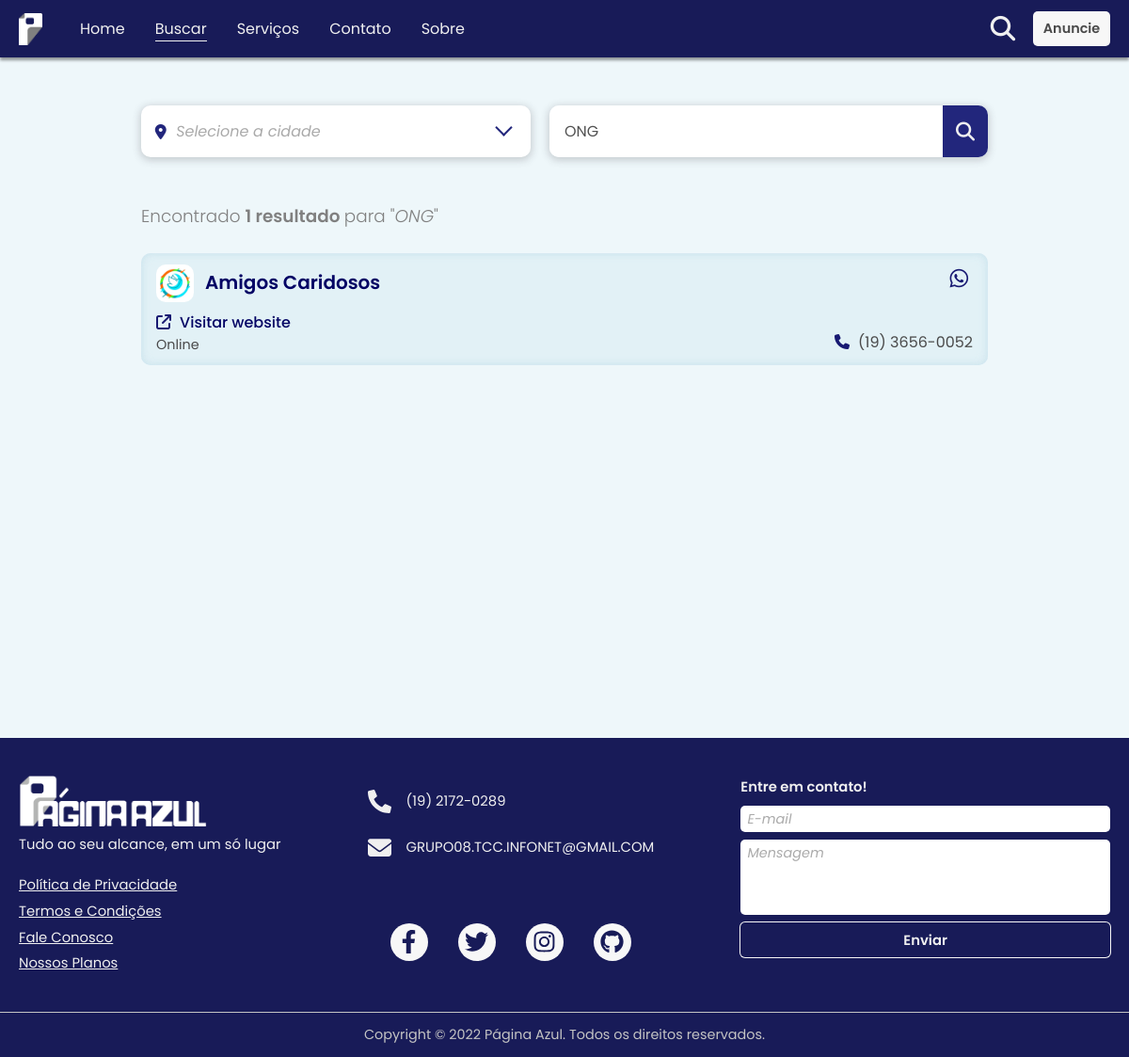
Page /busca?q=ONG on the committed database.
### tables this page shows
CREATE TABLE `anunciante` (
  `idAnunciante` int(11) NOT NULL,
  `nome` varchar(30) NOT NULL,
  `slug` varchar(50) NOT NULL,
  `CNPJ` char(18) DEFAULT NULL,
  `email` varchar(30) NOT NULL,
  `website` varchar(1000) DEFAULT NULL,
  `descricao` varchar(1000) DEFAULT NULL,
  `idPlano` int(11) NOT NULL,
  `idCategoria` int(11) NOT NULL,
  `facebook` varchar(60) DEFAULT NULL,
  `instagram` varchar(60) DEFAULT NULL,
  `telefone` varchar(15) DEFAULT NULL,
  `celular` varchar(15) NOT NULL,
  `whatsapp` varchar(15) DEFAULT NULL,
  `idCidade` int(11) DEFAULT NULL,
  `CEP` char(9) DEFAULT NULL,
  `bairro` varchar(1000) DEFAULT NULL,
  `rua` varchar(1000) DEFAULT NULL,
  `numero` varchar(3) DEFAULT NULL,
  `imgAnuncioP` varchar(50) NOT NULL,
  `imgAnuncioG` varchar(50) NOT NULL
);

### pages/busca.php (the view, shortened to what this page needs)
<?php
  require_once $_SERVER['DOCUMENT_ROOT'] . "/assets/php/conexao.php";
 function isValidSearch() {
  return isset($_GET['q']) && str_replace(" ", "", $_GET["q"]) != '';
 }
?>
<!DOCTYPE html>
<html lang="pt-br">
<head>
  <link rel="stylesheet" href="/assets/css/main.css">
</head>
<body id="buscar">
  <main id="main">
    <section class="full-size">
      <div class="container--sm">
        <div class="search mb-7">
          <div class="search__wrapper">
            <form action="/busca" method="get" class="search__form" id="search-form">
              <?php
                include_once $_SERVER['DOCUMENT_ROOT'] . "/assets/include/select.php";
              ?>
              <div class="search__bar-wrapper">
                <input class="search__bar" type="search" name="q" id="pesquisa" placeholder="Digite o que precisa" value="<?php if (isset($_GET["q"])) { echo $_GET["q"]; } ?>">
                <button class="search__btn btn--dark" type="submit"><i class="fa-solid fa-magnifying-glass"></i></button>
              </div>
            </form>
          </div>
        </div>
        <?php
        if (isValidSearch()) {
          $search = $_GET['q'];
          $resultArray = FALSE;
          $categoriaQuery = $conexao->prepare("SELECT idCategoria, nome FROM categorias");
          $categoriaQuery->execute();
          $categoriaArray = $categoriaQuery->fetchAll(PDO::FETCH_ASSOC);
          foreach ($categoriaArray as $x) {
            if (strtolower(unaccent($x['nome'])) == strtolower(unaccent($search))) {
              if (isset($_GET["cidade"]) && $_GET["cidade"] != '') {
                if ($_GET["cidade"] == "Online") {
                  $resultQuery = $conexao->prepare("SELECT * FROM anunciante WHERE idCategoria = " . $x['idCategoria'] . " AND idCidade IS NULL ORDER BY idPlano DESC");
                } else {
                  $resultQuery = $conexao->prepare("SELECT * FROM anunciante WHERE idCategoria = " . $x['idCategoria'] . " AND idCidade = " . $cidadeArray['idCidade'] . " ORDER BY idPlano DESC");
                }
              } else {
                $resultQuery = $conexao->prepare("SELECT * FROM anunciante WHERE idCategoria = " . $x['idCategoria'] . " ORDER BY idPlano DESC");
              }
              $resultQuery->execute();
              $resultArray = $resultQuery->fetchAll(PDO::FETCH_ASSOC);
            }
          }
          $numResultados = count($resultArray);
        ?>
          <?php
            if ($resultArray) {
          ?>
            <div class="resultados" id="resultados">
                <p class="subtitle mb-4">
                  <?= ($numResultados > 1) ? "Encontrados" : "Encontrado" ?>
                  <span class="text-bold">
                    <?= $numResultados ?>
                    <?= ($numResultados > 1) ? "resultados" : "resultado" ?>
                  </span>
                  para "<em><?= $search ?></em>"
                </p>
              <div class="resultados-wrapper">
                <?php foreach ($resultArray as $x) {
                  $cidadeAnuncianteQuery = $conexao->prepare("SELECT nome, estado FROM cidades WHERE idCidade = '" . $x['idCidade'] . "'");
                  $cidadeAnuncianteQuery->execute();
                  $cidadeAnuncianteArray = $cidadeAnuncianteQuery->fetch(PDO::FETCH_ASSOC); ?>
                  <div class="resultado">
                    <a href='/a/<?= $x['slug'] ?>'>
                      <div class="resultado__header">
                        <img class="resultado__img" src="/assets/img/img-anunciante/<?= $x['imgAnuncioP'] ?>">
                        <p class="resultado__title"><?= $x['nome'] ?></p>
                      </div>
                    </a>
                    <div class="resultado__social">
                      <span class="info">
                        <?php
                          if ($x['whatsapp']) {
                        ?>
                          <a href="https://api.whatsapp.com/send?phone=55<?= $x['whatsapp'] ?>&text=Olá!%20Tenho%20interesse%20em%20seus%20serviços" target="_blank" title="Chamar no WhatsApp"><i class="info__icon fa-brands fa-whatsapp"></i></a>
                        <?php
                          }
                        ?>
                      </span>
                    </div>
                    <?php
                      $numero = (isset($x['telefone'])) ? $x['telefone'] : $x['celular'];
                      $formato = (isset($x['telefone'])) ? "landline" : "mobile-phone";
                    ?>
                    <div class="resultado__phone">
                      <span class="info">
                        <i class="info__icon fa-solid fa-phone"></i>
                        <a class="info__content" href="tel: +55<?= $numero ?>" title="Ligar" data-format="<?= $formato ?>"><?= $numero ?></a>
                      </span>
                    </div>
                    <div class="resultado__address">
                      <?php
                        if ($x['idCidade']) {
                      ?>
                        <p class="text-bold"><?= $x['rua'] ?>, <?= $x['numero'] ?></p>
                        <p class="text-sm"><?= $cidadeAnuncianteArray['nome'] ?> - <?= $cidadeAnuncianteArray['estado'] ?></p>
                      <?php
                        } else {
                      ?>
                      <div class="info mb-1">
                        <a class="link-wrapper" href="<?= $x['website'] ?>" target="_blank">
                          <i class="info__icon fa-solid fa-arrow-up-right-from-square"></i>
                          <span class="info__title">Visitar website</span>
                        </a>
                      </div>
                      <p class="text-sm">Online</p>
                      <?php
                      }
                      ?>
                    </div>
                  </div>
                <?php
                }
              } else {
                ?>
                <h1 class="section-title text-center">Nenhum resultado encontrado</h1>
				        <p class="subtitle text-center">Verifique se foi digitado corretamente ou tente novamente</p>
              <?php
                }
              ?>
              </div>
            </div>
          <?php } ?>
    </section>
  </main>
</body>
</html>

### rows in the picture
anunciante: imgAnuncioP (picture), nome "Amigos Caridosos"

### other values in the picture
$numResultados "1"
$search "ONG"
